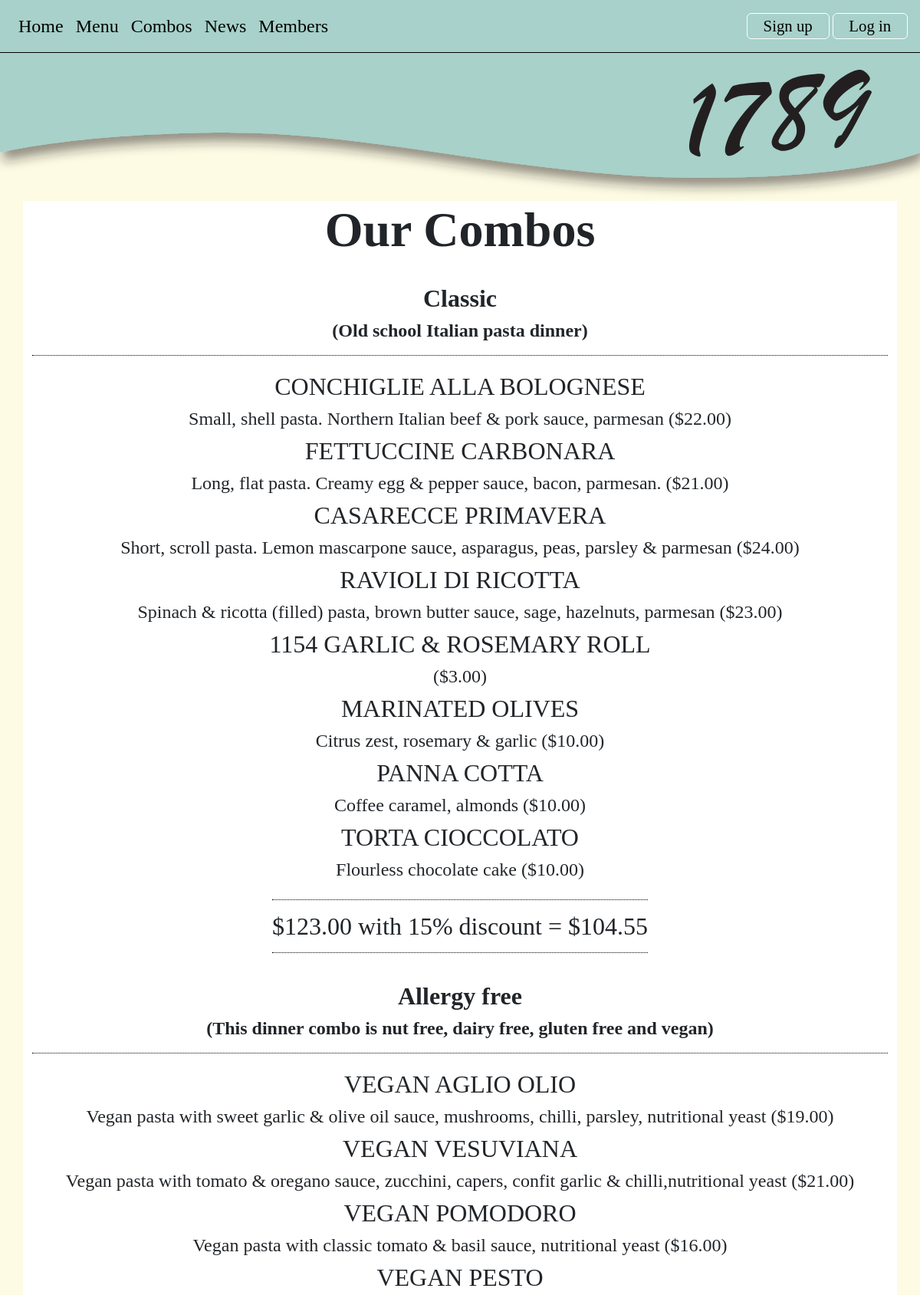
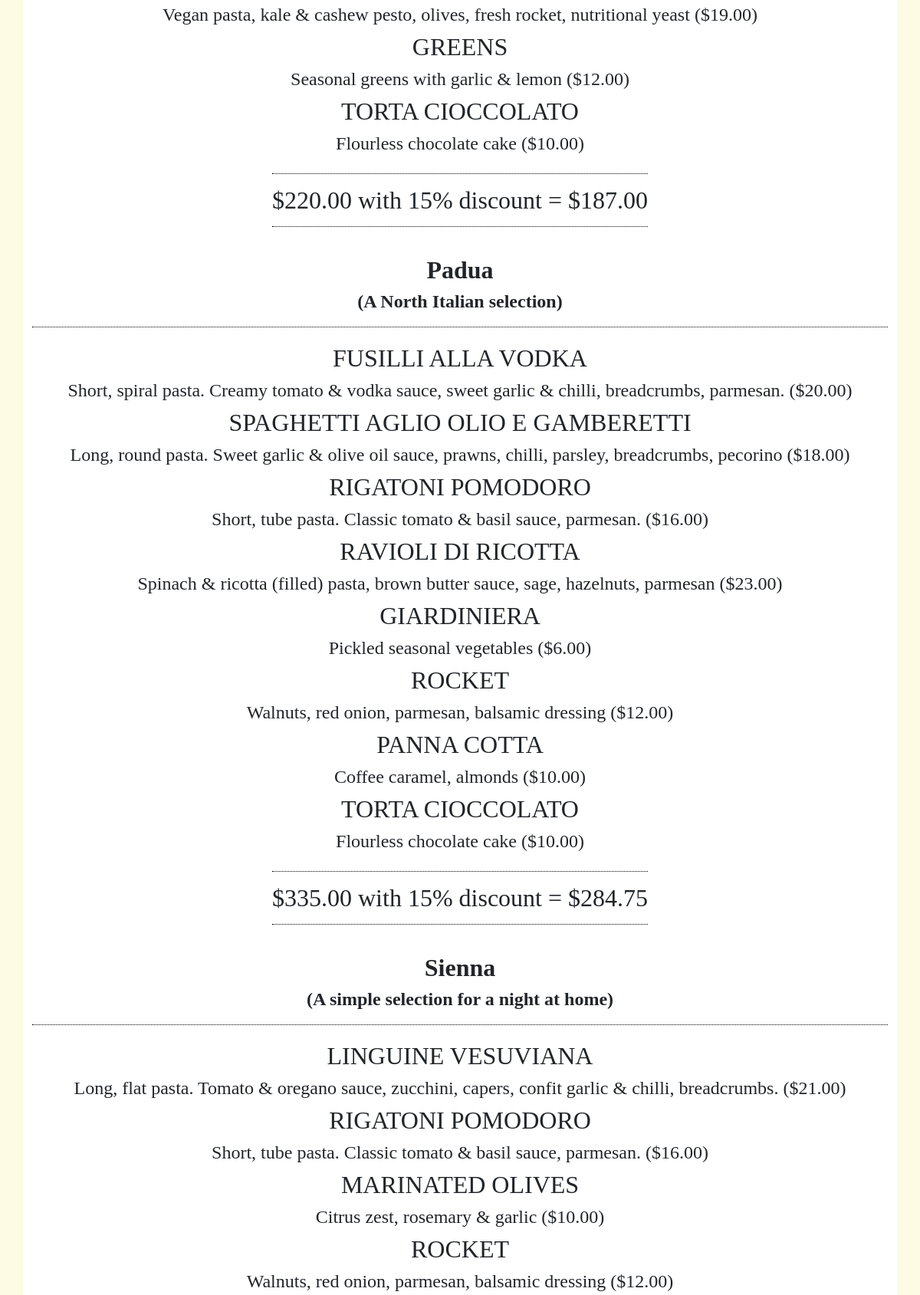
Page /combos (upper part) on the committed database (2 pictures, top to bottom).
### tables this page shows
CREATE TABLE food(
  food_id integer primary key autoincrement not null,
    title text not null unique,
    price real not null,
    description text unique,
    type text not null,
    image text
);

CREATE TABLE combo(
    combo_id integer primary key autoincrement not null,
    name text not null unique,
    description text not null unique,
    feeds integer not null
);

### server.py (the view)
@app.route('/combos')
def combos():
    result = get_combo_menu(db_path)
    return render_template("combos.html", combos=result)

### db_functions.py (called while the page is built)
def run_search_query_tuples(sql_query, values_tuple, file_path, rowfactory=False):
    result = None
    try:
        db = sqlite3.connect(file_path)
        if rowfactory:
            db.row_factory = sqlite3.Row
        cursor = db.cursor()
        cursor.execute(sql_query, values_tuple)
        result = cursor.fetchall()
        cursor.close()
    except sqlite3.Error as error:
        print("Error running search query tuples: {}".format(error))
        return None
    db.close()
    if result is None:
        print("No search values were found")
    return result

### q_set.py (called while the page is built)
def get_combo_menu(db_path):
    sql = """select combo.name, combo.description, combo.feeds, food.title,
    food.price, food.type, food.description as fooddescription
    from combo
    join combo_menu on combo.combo_id = combo_menu.combo_id
    join food on combo_menu.food_id = food.food_id"""
    result = run_search_query_tuples(sql, (), db_path, True)
    return result

### server.py (called while the page is built)
@app.template_filter()
def make_price(p):
    return "${:.2f}".format(p)

@app.template_filter()
def make_discount(p):
    discount = p*0.85
    return "${:.2f} with 15% discount = ${:.2f}".format(p, discount)

### templates/combos.html (shortened to what this page needs)
{% extends "layout.html" %}
{% block banner %}
static/images/small_banner.svg
{% endblock %}
{% block content %}
<div class="container-lg">
    <h1>Our Combos</h1>
    {% set ns=namespace(comboname = "", totalprice = 0) %}
{% for row in combos %}
        {% if ns.comboname != row['name'] %}
    {% if not loop.first %}
    <p class="body-text price-style"> <span>{{ns.totalprice | make_discount}}</span> </p>
    {% endif %}
    <h2 class="body-text menu-title"> {{ row['name'] }} <br> <span class="sub-text">({{ row['description'] }}) </span></h2>
        {% set ns.comboname=row['name'] %}
    {% endif %}
<p class="body-text" style="margin:0;"> {{row['title']}}</p>
<p class="body-text sub-text"> {{row['fooddescription']}} ({{row['price'] | make_price}})</p>
    {% set ns.totalprice = ns.totalprice+row['price'] %}
{% endfor %}
</div>
{% endblock %}

### static/styles.css (style rules this page uses)
:root { --brand-paper: rgb(253,251,227); --brand-green: rgb(167,209,202); --brand-green-pale: rgb(223,237,224); }
body { font-family: 'Cormorant Garamond', serif; font-size: 100%; background-color: var(--brand-paper); margin:0; }
.body-text { font-size: 2em; text-align: center; }
.sub-text { font-size: 1.5rem; margin:0; }
.price-style { margin: 1em 0 0.5em 0; }
.price-style span { padding: 0.5em 0 0.5em 0; border-top: 1px dotted black; border-bottom: 1px dotted black; }
h1 { font-size: 4em; text-align: center; font-weight: 600; margin: 0; }
h2 { border-bottom: 1px solid gray; }
.container-lg { border: 0px solid pink; background-color: rgb(255,255,255); overflow: auto; margin-bottom: 2.5em; }
.menu-title { border-bottom: 1px dotted black; padding: 1em 0 0.5em 0; font-weight: bold; margin-bottom: 0.5em; }

### rows in the picture
food: name "Classic", description "Old school Italian pasta dinner", title "CONCHIGLIE ALLA BOLOGNESE", fooddescription "Small, shell pasta. Northern Italian beef & pork sauce, parmesan", price|make_price "$22.00"
food: title "FETTUCCINE CARBONARA", fooddescription "Long, flat pasta. Creamy egg & pepper sauce, bacon, parmesan.", price|make_price "$21.00"
food: title "CASARECCE PRIMAVERA", fooddescription "Short, scroll pasta. Lemon mascarpone sauce, asparagus, peas, parsley & parmesan", price|make_price "$24.00"
food: title "RAVIOLI DI RICOTTA", fooddescription "Spinach & ricotta (filled) pasta, brown butter sauce, sage, hazelnuts, parmesan", price|make_price "$23.00"
food: title "1154 GARLIC & ROSEMARY ROLL", price|make_price "$3.00"
food: title "MARINATED OLIVES", fooddescription "Citrus zest, rosemary & garlic", price|make_price "$10.00"
food: title "PANNA COTTA", fooddescription "Coffee caramel, almonds", price|make_price "$10.00"
food: title "TORTA CIOCCOLATO", fooddescription "Flourless chocolate cake", price|make_price "$10.00"
food: totalprice|make_discount "$123.00 with 15% discount = $104.55", name "Allergy free", description "This dinner combo is nut free, dairy free, gluten free and vegan", title "VEGAN AGLIO OLIO", fooddescription "Vegan pasta with sweet garlic & olive oil sauce, mushrooms, chilli, parsley, nutritional yeast", price|make_price "$19.00"
food: title "VEGAN VESUVIANA", fooddescription "Vegan pasta with tomato & oregano sauce, zucchini, capers, confit garlic & chilli,nutritional yeast", price|make_price "$21.00"
food: title "VEGAN POMODORO", fooddescription "Vegan pasta with classic tomato & basil sauce, nutritional yeast", price|make_price "$16.00"
food: title "VEGAN PESTO", fooddescription "Vegan pasta, kale & cashew pesto, olives, fresh rocket, nutritional yeast", price|make_price "$19.00"
food: title "GREENS", fooddescription "Seasonal greens with garlic & lemon", price|make_price "$12.00"
food: totalprice|make_discount "$220.00 with 15% discount = $187.00", name "Padua", description "A North Italian selection", title "FUSILLI ALLA VODKA", fooddescription "Short, spiral pasta. Creamy tomato & vodka sauce, sweet garlic & chilli, breadcrumbs, parmesan.", price|make_price "$20.00"
food: title "SPAGHETTI AGLIO OLIO E GAMBERETTI", fooddescription "Long, round pasta. Sweet garlic & olive oil sauce, prawns, chilli, parsley, breadcrumbs, pecorino", price|make_price "$18.00"
food: title "RIGATONI POMODORO", fooddescription "Short, tube pasta. Classic tomato & basil sauce, parmesan.", price|make_price "$16.00"
food: title "GIARDINIERA", fooddescription "Pickled seasonal vegetables", price|make_price "$6.00"
food: title "ROCKET", fooddescription "Walnuts, red onion, parmesan, balsamic dressing", price|make_price "$12.00"
food: totalprice|make_discount "$335.00 with 15% discount = $284.75", name "Sienna", description "A simple selection for a night at home", title "LINGUINE VESUVIANA", fooddescription "Long, flat pasta. Tomato & oregano sauce, zucchini, capers, confit garlic & chilli, breadcrumbs.", price|make_price "$21.00"
